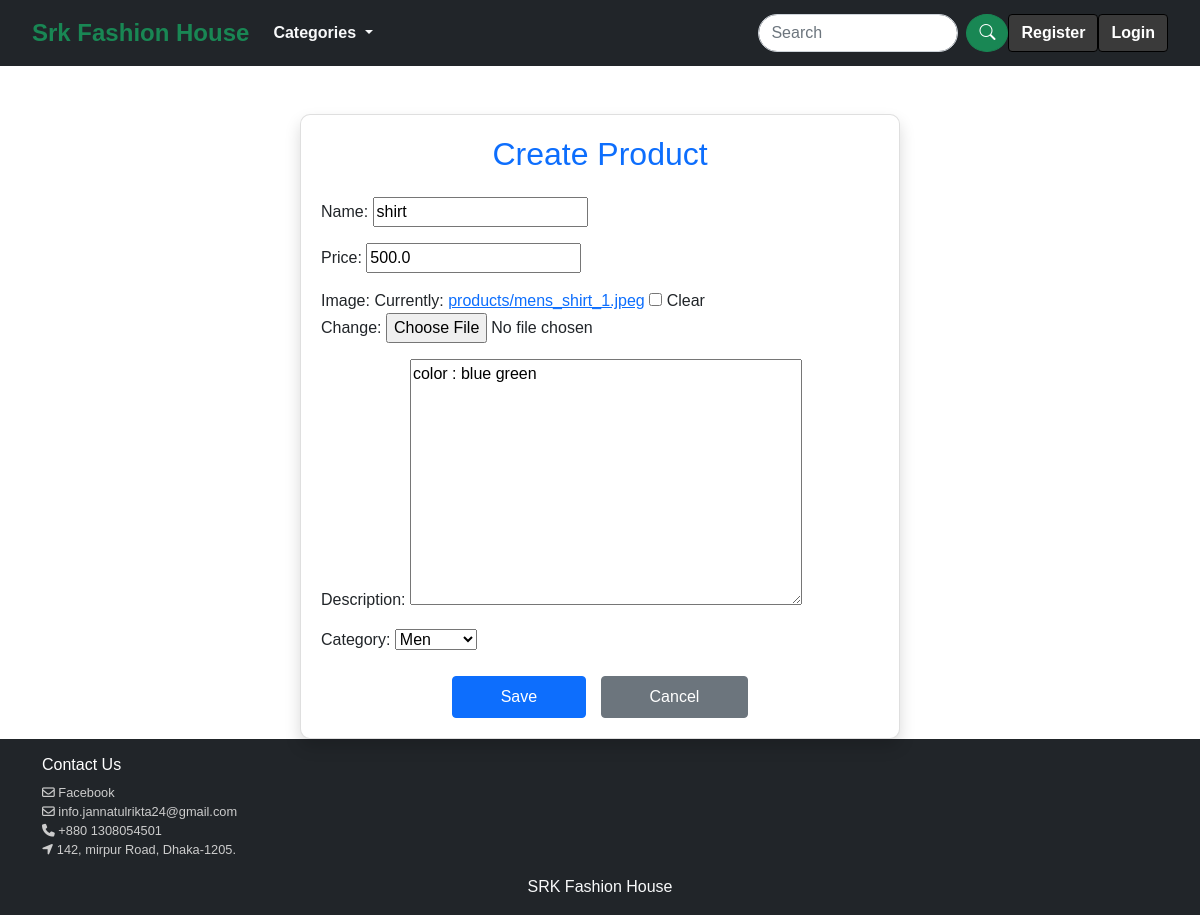
Screenshot of /products/product/update/1/ with the database file from the repository.
### products/models.py (models this page shows, shortened)
class Product(models.Model):
    name = models.CharField(max_length=100)
    price = models.FloatField()
    image = models.ImageField(upload_to='products', null=True, blank=True)
    description = models.TextField()
    CATEGORY_CHOICES = [
        ('men', 'Men'),
        ('women', 'Women'),
        ('children', 'Children'),
    ]
    category = models.CharField(
        max_length=100,
        choices=CATEGORY_CHOICES,
        default='women',
    )

### products/views.py (the view)
# urls.py: path('product/update/<int:pk>/', views.update_product, name='update_product'),
def update_product(request, pk):
    product = get_object_or_404(Product, pk=pk)
    if request.method == 'POST':
        form = ProductForm(request.POST, request.FILES, instance=product)
        if form.is_valid():
            form.save()
            return redirect('home')
    else:
        form = ProductForm(instance=product)
    return render(request, 'create_product.html', {'form': form})

### products/forms.py
class ProductForm(forms.ModelForm):
    class Meta:
        model = Product
        fields = ['name', 'price', 'image', 'description', 'category']

### templates/create_product.html (shortened to what this page needs)
{% extends 'base.html' %}
{% block content %}
<div class="container mt-5">
    <div class="card shadow" style="max-width: 600px; margin: auto; padding: 20px; border-radius: 10px;">
        <h2 class="text-center text-primary mb-4">Create Product</h2>
        <form method="post" enctype="multipart/form-data">
            <div class="form-group">
                {{ form.as_p }}
            </div>
            <div class="text-center mt-4">
                <button type="submit" class="btn btn-primary px-5 py-2" style="font-size: 16px;">Save</button>
                <a href="{% url 'shop' %}" class="btn btn-secondary px-5 py-2" style="font-size: 16px; margin-left: 10px;">Cancel</a>
            </div>
        </form>
    </div>
</div>
{% endblock %}

### static/css/style.css (style rules this page uses)
body { min-height: 100vh; font-family: 'Lucida Sans', 'Lucida Sans Regular', 'Lucida Grande', 'Lucida Sans Unicode', Geneva, Verdana, sans-serif; }

### rows the page displays
Product: name "shirt", price "500.0", description "color : blue green", category "Men"
